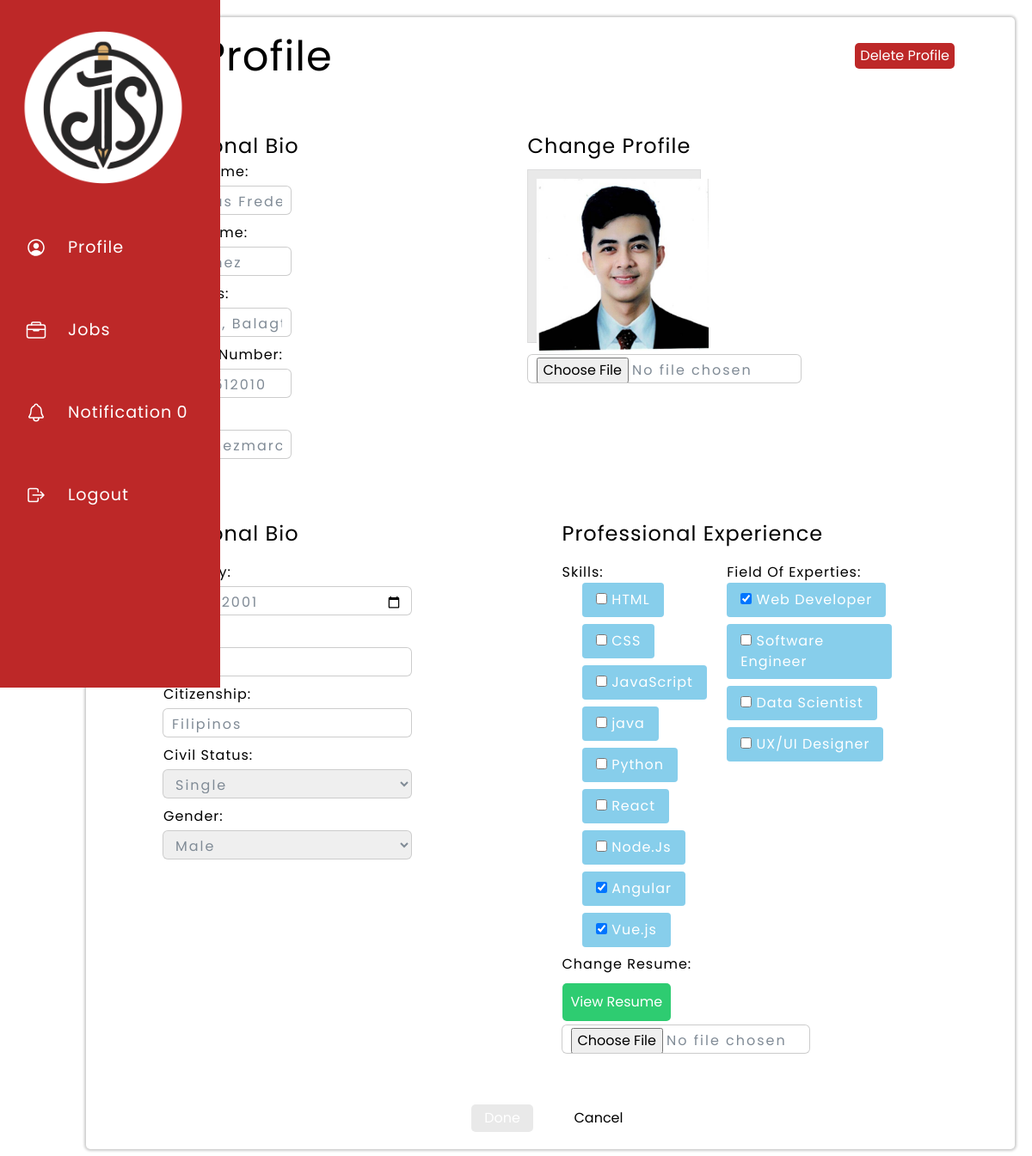
Page /applicantEdit/ (signed in) on the earlier database version.
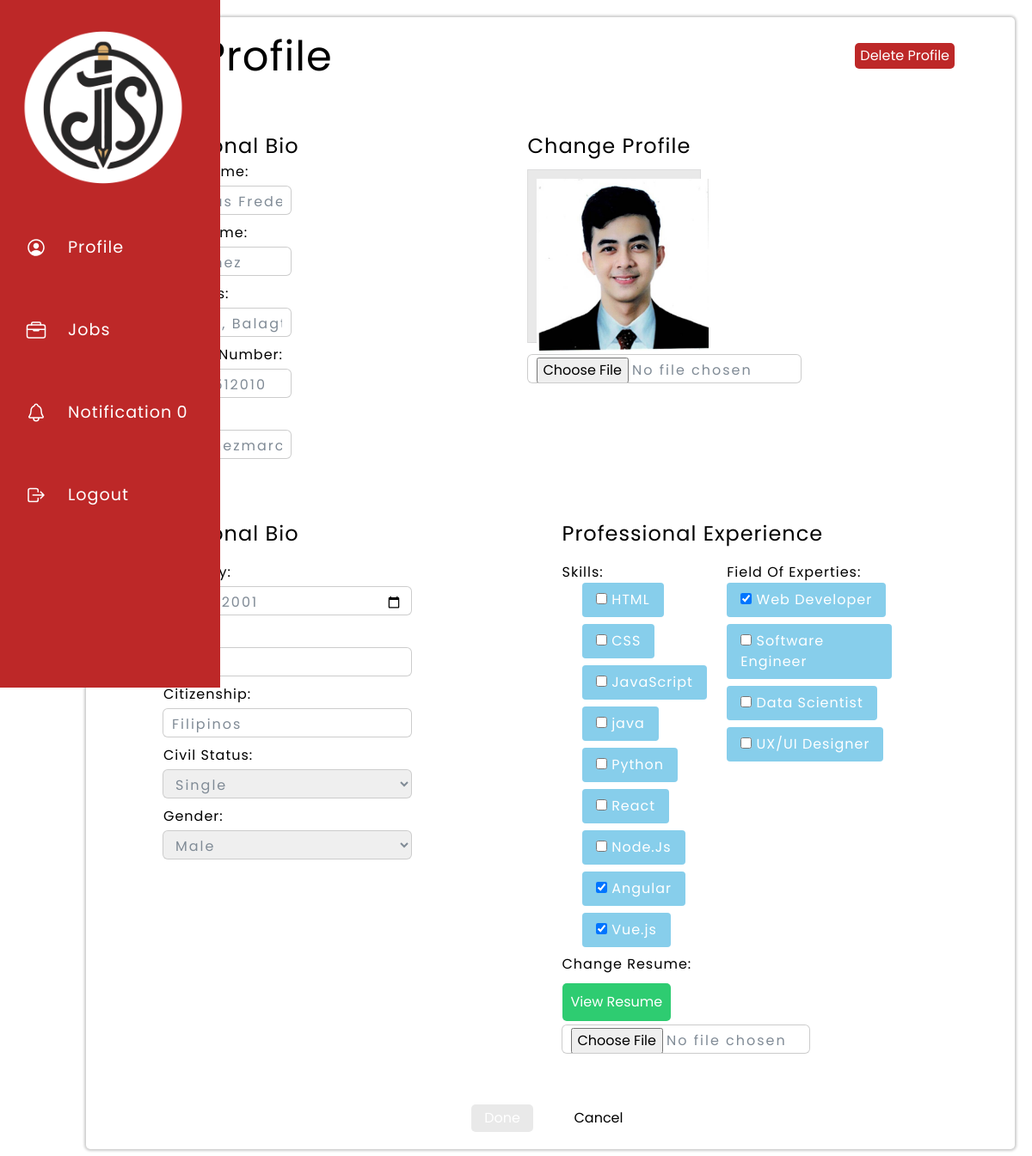
Same page on the later database version.
### main/models.py (models this page shows, shortened)
class Profile(models.Model):
    user = models.OneToOneField(User, on_delete=models.CASCADE)
    birthday = models.DateField(null=True, blank=True)
    age = models.IntegerField(null=True, blank=True)
    address = models.CharField(max_length=255, blank=True, default='')
    sex_choices = [
        ('Male', 'Male'),
        ('Female', 'Female'),
        ('Other', 'Other'),
    ]
    sex = models.CharField(max_length=10, choices=sex_choices, blank=True, default='')
    current_company = models.CharField(max_length=255, blank=True, default='')
    field_of_expertise = models.ManyToManyField('Field_of_Expertise', blank=True)
    skills = models.ManyToManyField('Skill', blank=True)
    civil_status_choices = [
        ('Single', 'Single'),
        ('Married', 'Married'),
        ('Divorced', 'Divorced'),
        ('Widowed', 'Widowed'),
        ('Other', 'Other'),
    ]
    civil_status = models.CharField(max_length=10, choices=civil_status_choices, blank=True, default='')
    citizenship = models.CharField(max_length=255, blank=True, default='')
    phone_number = models.IntegerField(blank=True, null=True)
    province = models.CharField(max_length=100, default='')
    municipality = models.CharField(max_length=100, default='')
    user_types = [
        ('Admin', 'Admin'),
        ('Applicant', 'Applicant'),
        ('Employer', 'Employer'),
    ]
    user_type = models.CharField(max_length=10, choices=user_types, default='Employee')
    profile_pic = models.ImageField(upload_to=user_profile_pic_path, blank=True, null=True)
    resume = models.FileField(upload_to=user_resume_path, blank=True, null=True)

### main/views.py (the view)
# urls.py: path("applicantEdit/", views.applicantEdit, name="applicantEdit"),
@csrf_exempt
@login_required
@user_passes_test(is_applicant, login_url='/unauthorized_access/')
def applicantEdit(request):
    user = request.user
    user_profile = request.user.profile
    unread_notification_count = Notifications.objects.filter(user=request.user, read=False).count()
    if request.method == 'POST':
        form = EditForm(request.POST, request.FILES)  # Include request.FILES in the form instantiation
        if form.is_valid():
            user.first_name = form.cleaned_data['first_name']
            user.last_name = form.cleaned_data['last_name']
            user.email = form.cleaned_data['email']
            user_profile.address = form.cleaned_data['address']
            user_profile.phone_number = form.cleaned_data['phone_number']
            user_profile.birthday = form.cleaned_data['birthday']
            user_profile.age = form.cleaned_data['age']
            user_profile.citizenship = form.cleaned_data['citizenship']
            user_profile.civil_status = form.cleaned_data['civil_status']
            user_profile.sex = form.cleaned_data['gender']
            if 'skills' in form.cleaned_data:
                user_profile.skills.set(form.cleaned_data['skills'])
            if 'field_of_expertise' in form.cleaned_data:
                user_profile.field_of_expertise.set(form.cleaned_data['field_of_expertise'])
            if 'resume' in request.FILES:
                user_profile.resume = request.FILES['resume']
            if 'profile_pic' in request.FILES:
                user_profile.profile_pic = request.FILES['profile_pic']
            user.save()
            user_profile.save()
            return redirect('applicantProfile')
        else:
            print(form.errors)
    else:
        form = EditForm(initial={
            'first_name': user.first_name,
            'last_name': user.last_name,
            'email': user.email,
            'address': user_profile.address,
            'phone_number': user_profile.phone_number,
            'birthday': user_profile.birthday,
            'age': user_profile.age,
            'citizenship': user_profile.citizenship,
            'civil_status': user_profile.civil_status,
            'gender': user_profile.sex,
            'skills': user_profile.skills.all(),
            'field_of_expertise': user_profile.field_of_expertise.all(),
            'profile_pic': user_profile.profile_pic,
            'resume': user_profile.resume,
        })
    return render(request, "main/Applicant/applicant-edit.html", {'form': form, 'unread_notification_count': unread_notification_count})

### main/templates/main/Applicant/applicant-edit.html (shortened to what this page needs)
{% load static %}
<html>
    <head>
        <link rel="stylesheet" href="https://cdn.jsdelivr.net/npm/bootstrap@4.0.0/dist/css/bootstrap.min.css">
        <link rel="stylesheet" type="text/css" href="{% static 'css/employee-edit.css' %}">
    </head>
    <body>
        <div class="main-container">
            <div class="flex-container">
                <div class="popup-nav">
                    <div class="logo">
                        <img class="logo" src="{% static 'img/JobPortal Logo Emblem White-BG.png' %}" alt="logo">
                    </div>
                    <ul class="navbar-nav">
                        <li class="nav-item">
                            <a href="{% url 'applicantProfile' %}" class="nav-link">
                                <ion-icon name="person-circle-outline"></ion-icon>
                                <span class="nav-text">Profile</span>
                            </a>
                        </li>
                        <li class="nav-item">
                            <a href="{% url 'applicantHome' %}" class="nav-link">
                                <ion-icon name="briefcase-outline"></ion-icon>
                                <span class="nav-text">Jobs</span>
                            </a>
                        </li>
                        <li class="nav-item">
                            <a href="{% url 'applicantNotif' %}" class="nav-link">
                                <ion-icon name="notifications-outline"></ion-icon>
                                <span class="nav-text">Notification</span>
                                <span class="nav-text">{{ unread_notification_count }}</span>
                            </a>
                        </li>
                        <li class="nav-item">
                            <a href=""  class="nav-link" data-toggle="modal" data-target="#logoutModal">
                                <ion-icon name="log-out-outline"></ion-icon>
                                <span class="nav-text">Logout</span>
                            </a>
                        </li>
                    </ul>
                </div>
            </div>
            <div class="right-container">
                <div class="edit-container">
                    <form method="post" enctype="multipart/form-data">
                        <div class="flex-edit">
                            <div class="edit">
                                <span class="profile-edit">Edit Profile</span>
                                <div class="container-delete">
                                    <input type="button" value="Delete Profile">
                                </div>
                            </div>
                            <div class="flex-edit-info">
                                <div class="edit-info-top">
                                    <div class="info-top-right">
                                        <span class="edit-info-h1">Personal Bio</span>
                                        <div class="info-container">
                                            <span class="edit-info-h2">First Name: </span>
                                            {{ form.first_name }}
                                        </div>
                                        <div class="info-container">
                                            <span class="edit-info-h2">Last Name: </span>
                                            {{ form.last_name }}
                                        </div>
                                        <div class="info-container">
                                            <span class="edit-info-h2">Address: </span>
                                            {{ form.address }}
                                        </div>
                                        <div class="info-container">
                                            <span class="edit-info-h2">Mobile Number: </span>
                                            {{ form.phone_number }}
                                        </div>
                                        <div class="info-container">
                                            <span class="edit-info-h2">Email: </span>
                                            {{ form.email }}
                                        </div>
                                    </div>
                                    <div class="info-top-right">
                                        <div class="profile-pic">
                                            <span class="edit-info-h1" >Change Profile</span>
                                            <div class="pic-container">
                                                {% if form.profile_pic.value %}
                                                    <img class="picture" src="{{ form.profile_pic.value.url }}" alt="Profile Picture">
                                                {% else %}
                                                    <img class="profile-pic pic" src="{% static 'img/placeholder.png' %}" alt="Profile Picture">
                                                {% endif %}
                                            </div>
                                            {{ form.profile_pic }}
                                        </div>
                                    </div>
                                </div>
                                <div class="flex-info-bottom">
                                    <div class="edit-info-container">
                                        <span class="edit-info-h1">Personal Bio</span>
                                        <div class="info-container">
                                            <span class="edit-info-h2">Birthday: </span>
                                            {{ form.birthday }}
                                        </div>
                                        <div class="info-container">
                                            <span class="edit-info-h2">Age: </span>
                                            {{ form.age }}
                                        </div>
                                        <div class="info-container">
                                            <span class="edit-info-h2">Citizenship: </span>
                                            {{ form.citizenship }}
                                        </div>
                                        <div class="info-container">
                                            <span class="edit-info-h2">Civil Status: </span>
                                            {{ form.civil_status }}
                                        </div>
                                        <div class="info-container">
                                            <span class="edit-info-h2">Gender: </span>
                                            {{ form.gender }}
                                        </div>
                                    </div>
                                <div class="edit-info-container">
                                    <span class="edit-info-h1">Professional Experience</span>
                                    <div class="container-tags">
                                        <div class="info-container">
                                            <div class="container-skill">
                                                <span class="edit-info-h2">Skills: </span>
                                                <div class="autocomplete-container">
                                                    {{ form.skills }}
                                                </div>
                                            </div>
                                        </div>
                                        <div class="info-container">
                                            <div class="container-job">
                                                <span class="edit-info-h2">Field Of Experties: </span>
                                                <div class="autocomplete-container">
                                                    {{ form.field_of_expertise }}
                                                </div>
                                            </div>
                                        </div>
                                    </div>
                                    <div class="info-container">
                                        <span class="edit-info-h2">Change Resume: </span>
                                        {% if form.resume.value %}
                                            <a href="{{ form.resume.value.url }}" target="_blank">
                                                <input type="button" class="resume" value="View Resume">
                                            </a>
                                        {% else %}
                                            <p>No resume available.</p>
                                        {% endif %}
                                        {{ form.resume }}
                                    </div>
                                </div>
                            </div>
                        </div>
                            <div class="flex-button">
                                <div class="edit-button-container">
                                    <input type="submit" class="finish" value="Done"></input>
                                    <a href="{% url 'applicantProfile' %}">
                                        <button class="finish">Cancel</button>
                                    </a>
                                </div>
                            </div>
                        </div>
                    </form>
                </div>
            </div>
        </div>
    </body>
</html>

Differences in the rows shown:
changed Profile "Wawa, Balagtas, Bulacan": age "21" → "212"
